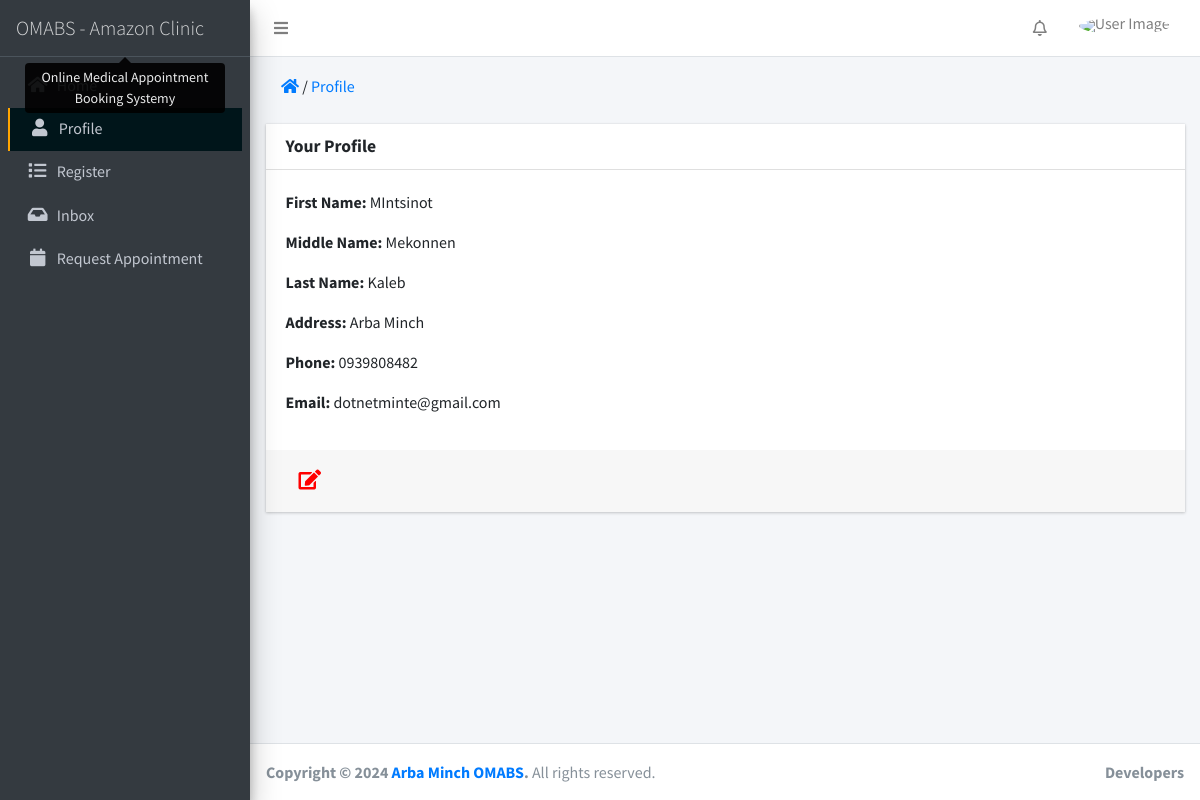
The page /patient/profile.php (signed in) on the database its author committed.
### tables this page shows
CREATE TABLE `patient` (
  `pid` int(11) NOT NULL,
  `fname` varchar(60) NOT NULL,
  `mname` varchar(60) NOT NULL,
  `lname` varchar(60) NOT NULL,
  `age` int(20) NOT NULL,
  `gender` varchar(15) NOT NULL,
  `mstatus` varchar(13) NOT NULL,
  `phone` varchar(30) NOT NULL,
  `email` varchar(255) NOT NULL,
  `address` varchar(200) NOT NULL
);

### patient/profile.php (the view, shortened to what this page needs)
<?php
include 'user.php';
$fname_error = "";
$mname_error = "";
$lname_error = "";
$city_error = "";
$phone_error = "";
?>
<!DOCTYPE html>
<html>
<head>
  <link rel="stylesheet" href="../plugins/fontawesome-free/css/all.min.css">
  <link rel="stylesheet" href="https://code.ionicframework.com/ionicons/2.0.1/css/ionicons.min.css">
  <link rel="stylesheet" href="../plugins/tempusdominus-bootstrap-4/css/tempusdominus-bootstrap-4.min.css">
  <link rel="stylesheet" href="../plugins/icheck-bootstrap/icheck-bootstrap.min.css">
  <link rel="stylesheet" href="../plugins/jqvmap/jqvmap.min.css">
  <link rel="stylesheet" href="../plugins/datatables-bs4/css/dataTables.bootstrap4.min.css">
  <link rel="stylesheet" href="../dist/css/adminlte.min.css">
  <link rel="stylesheet" href="../plugins/overlayScrollbars/css/OverlayScrollbars.min.css">
  <link rel="stylesheet" href="../plugins/daterangepicker/daterangepicker.css">
  <link rel="stylesheet" href="../plugins/summernote/summernote-bs4.css">
</head>
<body class="hold-transition sidebar-mini layout-fixed">
<div class="wrapper">
  <nav class="main-header navbar navbar-expand navbar-white navbar-light">
    <ul class="navbar-nav">
      <li class="nav-item">
        <a class="nav-link" data-widget="pushmenu" href="#" role="button"><i class="fas fa-bars"></i></a>
      </li>
    </ul>
    <ul class="navbar-nav ml-auto">
      <li class="nav-item dropdown">
        <a class="nav-link" data-toggle="dropdown" href="#">
          <i class="far fa-bell"></i>
        </a>
      </li>
      <li class="dropdown user user-menu">
        <a href="#" class="nav-link dropdown-toggle" data-toggle="dropdown"><img src="../pic/user.PNG" class="user-image" alt="User Image"></span></a>
      </li>
    </ul>
  </nav>
  <aside class="main-sidebar sidebar-dark-primary elevation-4">
    <a href="index.php" class="brand-link" title="Online Medical Appointment Booking Systemy">
      &nbsp;<span class="brand-text font-weight-light"> OMABS - Amazon Clinic</span>
    </a>
    <div class="sidebar">
      <nav class="mt-2">
        <ul class="nav nav-pills nav-sidebar flex-column" data-widget="treeview" role="menu" data-accordion="false">
          <li class="nav-item has-treeview">
            <a href="index.php" class="nav-link">
              <p>
              </p>
            </a>
          </li>
          <li class="nav-item has-treeview active">
            <a href="profile.php" class="nav-link" id="act">
              <i class="nav-icon fas fa-user"></i>
              <p>
                Profile
              </p>
            </a>
          </li>
          <li class="nav-item has-treeview">
            <a href="register.php?register" class="nav-link">
              <i class="nav-icon fas fa-list"></i>
              <p>
                Register
              </p>
            </a>
          </li>
          <li class="nav-item has-treeview">
            <a href="inbox.php?inbox" class="nav-link">
              <i class="nav-icon fas fa-inbox"></i>
              <p>
                Inbox
              </p>
            </a>
          </li>
          <li class="nav-item has-treeview">
            <a href="request-appointment.php" class="nav-link">
              <i class="nav-icon fas fa-calendar"></i>
              <p>
                Request Appointment
              </p>
            </a>
          </li>
        </ul>
      </nav>
    </div>
  </aside>
  <div class="content-wrapper">
  <section class="content">
    <?php if(!isset($_GET['update-detail'])) { ?>
   <div class="container-fluid">
    <div class="content-header">
      <div class="container-fluid">
        <div class="row mb-2">
          <div class="col-sm-6">
            <ol class="breadcrumb float-sm-left">
              <li class="breadcrumb-item"><a href="#"><i class="fa fa-home"></i></a> / <a href="#" style="cursor: unset;">Profile</a></li>
            </ol>
          </div>
        </div>
        </div>
        </div>
        <div class="card">
        <div class="card-header">
              <h3 class="card-title"><strong>Your Profile</strong></h3>
            </div>
            <div class="card-body">
              <?php
                    $qry_select = "SELECT *FROM patient WHERE email = '".$_SESSION['username']."'";
                    $ext_query = mysqli_query($conn,$qry_select);
                    while($row = mysqli_fetch_array($ext_query)){?>
                      <p><strong>First Name:</strong> <?php echo $row['fname']; ?></p>
                      <p><strong>Middle Name:</strong> <?php echo $row['mname']; ?></p>
                      <p><strong>Last Name:</strong> <?php echo $row['lname']; ?></p>
                      <p><strong>Address:</strong> <?php echo $row['address']; ?></p>
                      <p><strong>Phone:</strong> <?php echo $row['phone']; ?></p>
                      <p><strong>Email:</strong> <?php echo $row['email']; ?></p>
                    <?php $email = $row['email'];
                          $fname = $row['fname'];
                          $mname = $row['mname'];
                          $lname = $row['lname'];
                          $address = $row['address'];
                          $phone = $row['phone']; } ?>
            </div>
            <div class="card-footer">
              <a href="profile.php?update-detail=<?php echo $email;?>&fname=<?php echo $fname;?>&mname=<?php echo $mname;?>&lname=<?php echo $lname?>&address=<?php echo $address;?>&phone=<?php echo $phone;?>" class="btn btn-white mn"><i class="fa fa-edit" style="color: red; font-size: 20px;" title="Update Profile"></i></a>
            </div>
        </div>
      </div>
    <?php } if(isset($_GET['update-detail'])) {?>
  <div class="container-fluid">
    <div class="content-header">
      <div class="container-fluid">
        <div class="row mb-2">
          <div class="col-sm-6">
            <ol class="breadcrumb float-sm-left">
              <li class="breadcrumb-item"><a href="#"><i class="fa fa-home"></i></a> / <a href="#" style="cursor: unset;">Profile</a></li>
            </ol>
          </div>
        </div>
        </div>
        </div>
        <form action="profile.php" method="POST">
        <div class="card">
        <div class="card-header">
              <h3 class="card-title"><strong>Update Your Profile</strong></h3>
        </div>
        <div class="card-body">
          <div class="form-row">
                  <div class="form-group col-sm-6">
                    <input type="text" class="form-control" name="fname" placeholder="Enter First Name" value="<?php echo $_GET['fname'];?>" required>
                    <?=$fname_error;?>
                  </div>
                  <div class="form-group col-sm-6">
                    <input type="text" class="form-control" name="mname" placeholder="Enter Middle Name" value="<?php echo $_GET['mname'];?>" required>
                    <?=$mname_error;?>
                  </div>
                </div>
                <div class="form-row">
                  <div class="form-group col-sm-6">
                    <input type="text" class="form-control" name="lname" placeholder="Enter Last Name" value="<?php echo $_GET['lname'];?>" required>
                    <?=$lname_error;?>
                  </div>
                  <div class="form-group col-sm-6">
                    <input type="text" class="form-control" name="address" placeholder="Enter Address" value="<?php echo $_GET['address'];?>" required>
                    <?=$city_error;?>
                  </div>
                </div>
                <div class="form-row">
                  <div class="form-group col-sm-6">
                    <input type="text" class="form-control" name="phone" id="phone" placeholder="Enter Phone" value="<?php echo $_GET['phone'];?>" required>
                    <?=$phone_error;?>
                  </div>
                  <div class="form-group col-sm-6" id="email">
                    <input type="hidden" class="form-control" name="email" placeholder="Enter Email" value="<?php echo $_GET['update-detail'];?>" required>
                  </div>
                </div>
        </div>
        <div class="card-footer">
          <input type="submit" name="update-detail" class="btn btn-danger mn" value="Update">
        </div>
      </div>
    </form>
    <?php } ?>
    </section>
  </div>
  <footer class="main-footer">
    <strong>Copyright &copy; <?php echo date("Y"); ?> <a href="index.php">Arba Minch OMABS</a>.</strong>
    All rights reserved.
    <div class="float-right d-none d-sm-inline-block">
      <b>Developers</b>
    </div>
  </footer>
</div>
</body>
</html>

### patient/profile.php (style rules this page uses)
.form-control, .card, .mn { border-radius: 0px; }
.active { border-radius: 0px; background-color: #00151A; border-left: 2px solid orange; }
#act { border-radius: 0px; background-color: #00151A; }

### rows shown on the page
patient: fname "MIntsinot", mname "Mekonnen", lname "Kaleb", address "Arba Minch", phone "0939808482", email "dotnetminte@gmail.com"
